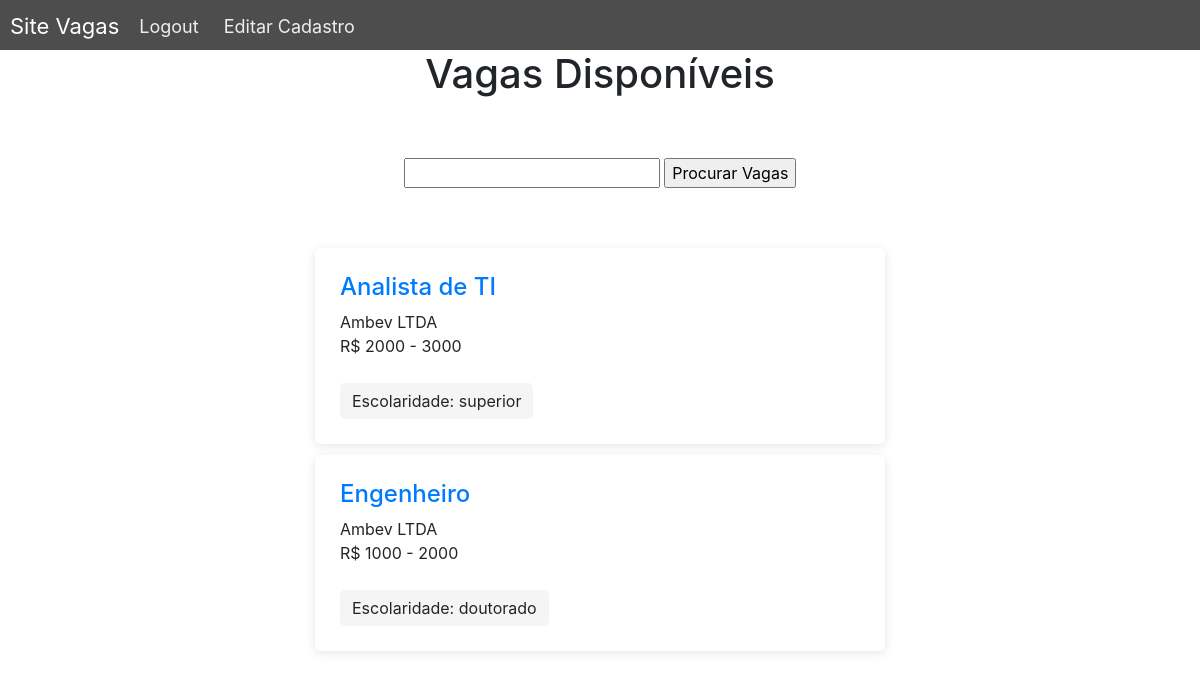
The app's page /candidato/vagas-disponiveis (signed in) with its own data.
### users/models.py (models this page shows, shortened)
class Applicant(models.Model):
    user = models.OneToOneField(User, on_delete=models.CASCADE)
    nome = models.CharField(max_length=200, verbose_name="Nome")
    sal = (("1000", "Até R$ 1000"),
                    ("1000 - 2000", "De R$ 1000 a R$ 2000"),
                    ("2000 - 3000", "De R$ 2000 a R$ 3000"),
                    ("3000", "Acima de R$ 3000"))
    escol = (("fundamental", "Ensino fundamental"),
                    ("medio", "Ensino médio"),
                    ("tecnologo", "Tecnólogo"),
                    ("superior", "Ensino Superior"),
                    ("pos", "Pós / MBA / Mestrado"),
                    ("doutorado", "Doutorado"))
    faixa_salarial = models.CharField(max_length=20, choices=sal, default="1000", verbose_name="Faixa Salarial")
    exp = models.TextField(verbose_name="Experiência")
    escolaridade = models.CharField(max_length=20, choices=escol, verbose_name="Última Escolaridade")
    data_cadastro = models.DateField(auto_now=True)

class Company(models.Model):
    def __str__(self):
        return self.nome
    user = models.OneToOneField(User, on_delete=models.CASCADE)
    nome = models.CharField(verbose_name="Nome", max_length=200)

### vacancies/models.py (models this page shows, shortened)
class Vacancies(models.Model):
    class Meta:
        verbose_name = 'Vacancie'
        verbose_name_plural = 'Vacancies'
    company = models.ForeignKey(Company, verbose_name="Empresa", on_delete=models.CASCADE)
    nome = models.CharField(max_length=100, verbose_name="Título")
    sal = (("1000", "Até R$ 1000"),
                    ("1000 - 2000", "De R$ 1000 a R$ 2000"),
                    ("2000 - 3000", "De R$ 2000 a R$ 3000"),
                    ("3000", "Acima de R$ 3000"))
    escol = (("fundamental", "Ensino fundamental"),
                    ("medio", "Ensino médio"),
                    ("tecnologo", "Tecnólogo"),
                    ("superior", "Ensino Superior"),
                    ("pos", "Pós / MBA / Mestrado"),
                    ("doutorado", "Doutorado"))
    faixa_salarial = models.CharField(max_length=20, choices=sal, default="1000", verbose_name="Faixa Salarial")
    req = models.TextField(verbose_name="Requisitos")
    escolaridade = models.CharField(max_length=20, choices=escol, verbose_name="Escolaridade Mínima")
    data_criacao = models.DateField(auto_now=True)

### applicant/views.py (the view)
# urls.py: path('vagas-disponiveis', ListVacanciesApplicant.as_view(), name="list-vacancies-applicant"),
@method_decorator([login_required], name='dispatch')
class ListVacanciesApplicant(generic.ListView):
    model = Vacancies
    context_object_name = "vacancies"
    template_name = "applicant/list_vacancies_applicant.html"
    def get_context_data(self, **kwargs):
        context = super().get_context_data(**kwargs)
        search_input = self.request.GET.get('search-area') or ''
        if search_input:
            context['vacancies'] = context['vacancies'].filter(
                nome__icontains=search_input)
        context['search_input'] = search_input
        context['applicant_id'] = Applicant.objects.values_list('user', flat=True)
        context['applicants'] = Applicant.objects.all()
        return context

### applicant/templates/applicant/list_vacancies_applicant.html (shortened to what this page needs)
{% load static %}
<!DOCTYPE html>
<html lang="en">
<head>
    <link rel="stylesheet" href="{% static 'vacancies/style_card.css' %}">
    <link rel="stylesheet" href="{% static 'vacancies/style_mainPage.css' %}">
    <link rel="stylesheet" type="text/css" href="https://maxcdn.bootstrapcdn.com/bootstrap/4.0.0/css/bootstrap.min.css">
</head>
<body>
    {% if user.is_company %}
    <h4>Você não é permitido aqui</h4>
    <button type="submit" onclick="history.go(-1);" class="inline">Voltar</button>
    {% elif user.id not in applicant_id %}
        <h4>Você precisa completar seu cadastro</h4>
        <button><a href="{% url 'users:applicant-register-complete' %}">Completar Cadastro</a></button>
    {% else %}
        <div class="nav">
            <div class="nav-header">
              <div class="nav-title">
                Site Vagas
              </div>
            </div>
            <div class="nav-links">
              <a href="{% url 'users:logout' %}">Logout</a>
              {% for appl in  applicants %}
                {% if appl.user_id == user.id %}
                   <a href="{% url 'applicant:update-register' appl.id %}">Editar Cadastro</a>
                {% endif %}
            {% endfor %}
            </div>
          </div>
        <h1 class="text-center" style="margin-bottom: 5%;"> Vagas Disponíveis</h1>
        <div style="text-align: center; margin-bottom: 5%;">
                <form method="GET" style="margin-top: 1%;">
                    <input type="text" name="search-area" value="{{search_input}}">
                    <input class="button" type="submit" value="Procurar Vagas">
                </form>
        </div>
        {% for vac in vacancies %}
        <div class="col-sm-6 offset-sm-3">
            <div class="job-card">
                <div class="job-card__content">
                    <div class="job-card_info">
                        <h4><a href="{% url 'applicant:detail-vacancie-applicant' vac.id %}">{{vac.nome}}</a></a></h4>
                        <p class="mb-0">{{vac.company}}</p>
                        <p class="mb-0">R$ {{vac.faixa_salarial}}</p>
                    </div>
                </div>
                <div class="job-card__footer">
                    <div class="job-card_job-type">
                        <span class="job-label">Escolaridade: {{vac.escolaridade}}</span>
                    </div>
                </div>
            </div>
        </div>
        {% endfor %}
    {% endif %}
</body>
</html>

### vacancies/static/vacancies/style_card.css (style rules this page uses)
.job-card { background: #fff; padding: 25px; border-radius: 5px; box-shadow: 0 2px 10px rgba(0, 0, 0, 0.1); margin-top: 2%; }
.job-card__content { display: flex; align-items: center; margin-bottom: 25px; }
.job-card__content .job-card_info { flex: 1; }
.job-card__footer { display: flex; align-items: center; justify-content: space-between; }
.job-label { display: inline-block; padding: 6px 12px; background: #f5f5f5; border-radius: 5px; margin-right: 2px; }

### vacancies/static/vacancies/style_mainPage.css (style rules this page uses)
* { box-sizing: border-box; }
body { margin: 0px; font-family: 'Raleway', sans-serif; }
.nav { height: 50px; width: 100%; background-color: #4d4d4d; position: relative; }
.nav > .nav-header { display: inline; }
.nav > .nav-header > .nav-title { display: inline-block; font-size: 22px; color: #fff; padding: 10px 10px 10px 10px; }
.nav > .nav-links { display: inline; float: right; font-size: 18px; }
.nav > .nav-links > a { display: inline-block; padding: 13px 10px 13px 10px; text-decoration: none; color: #efefef; }

### records on screen
Applicant: shows "Editar Cadastro"
Vacancies: nome "Analista de TI", company "Ambev LTDA", faixa_salarial "2000 - 3000", escolaridade "superior"
Vacancies: nome "Engenheiro", company "Ambev LTDA", faixa_salarial "1000 - 2000", escolaridade "doutorado"
